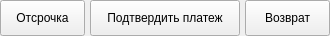
<?xml version="1.0" encoding="UTF-8"?>
<ui version="4.0">
 <class>FormItemCurrentContract</class>
 <widget class="QWidget" name="FormItemCurrentContract">
  <property name="geometry">
   <rect>
    <x>0</x>
    <y>0</y>
    <width>330</width>
    <height>36</height>
   </rect>
  </property>
  <property name="windowTitle">
   <string>Form</string>
  </property>
  <layout class="QHBoxLayout" name="horizontalLayout">
   <property name="spacing">
    <number>5</number>
   </property>
   <property name="leftMargin">
    <number>0</number>
   </property>
   <property name="topMargin">
    <number>0</number>
   </property>
   <property name="rightMargin">
    <number>0</number>
   </property>
   <property name="bottomMargin">
    <number>0</number>
   </property>
   <item>
    <widget class="QPushButton" name="btn_delay">
     <property name="minimumSize">
      <size>
       <width>0</width>
       <height>36</height>
      </size>
     </property>
     <property name="cursor">
      <cursorShape>PointingHandCursor</cursorShape>
     </property>
     <property name="text">
      <string>Отсрочка</string>
     </property>
    </widget>
   </item>
   <item>
    <widget class="QPushButton" name="btn_confirm_pay">
     <property name="minimumSize">
      <size>
       <width>150</width>
       <height>36</height>
      </size>
     </property>
     <property name="maximumSize">
      <size>
       <width>150</width>
       <height>16777215</height>
      </size>
     </property>
     <property name="cursor">
      <cursorShape>PointingHandCursor</cursorShape>
     </property>
     <property name="text">
      <string>Подтвердить платеж</string>
     </property>
    </widget>
   </item>
   <item>
    <widget class="QPushButton" name="btn_return">
     <property name="minimumSize">
      <size>
       <width>0</width>
       <height>36</height>
      </size>
     </property>
     <property name="cursor">
      <cursorShape>PointingHandCursor</cursorShape>
     </property>
     <property name="text">
      <string>Возврат</string>
     </property>
    </widget>
   </item>
  </layout>
 </widget>
 <resources/>
 <connections/>
</ui>
